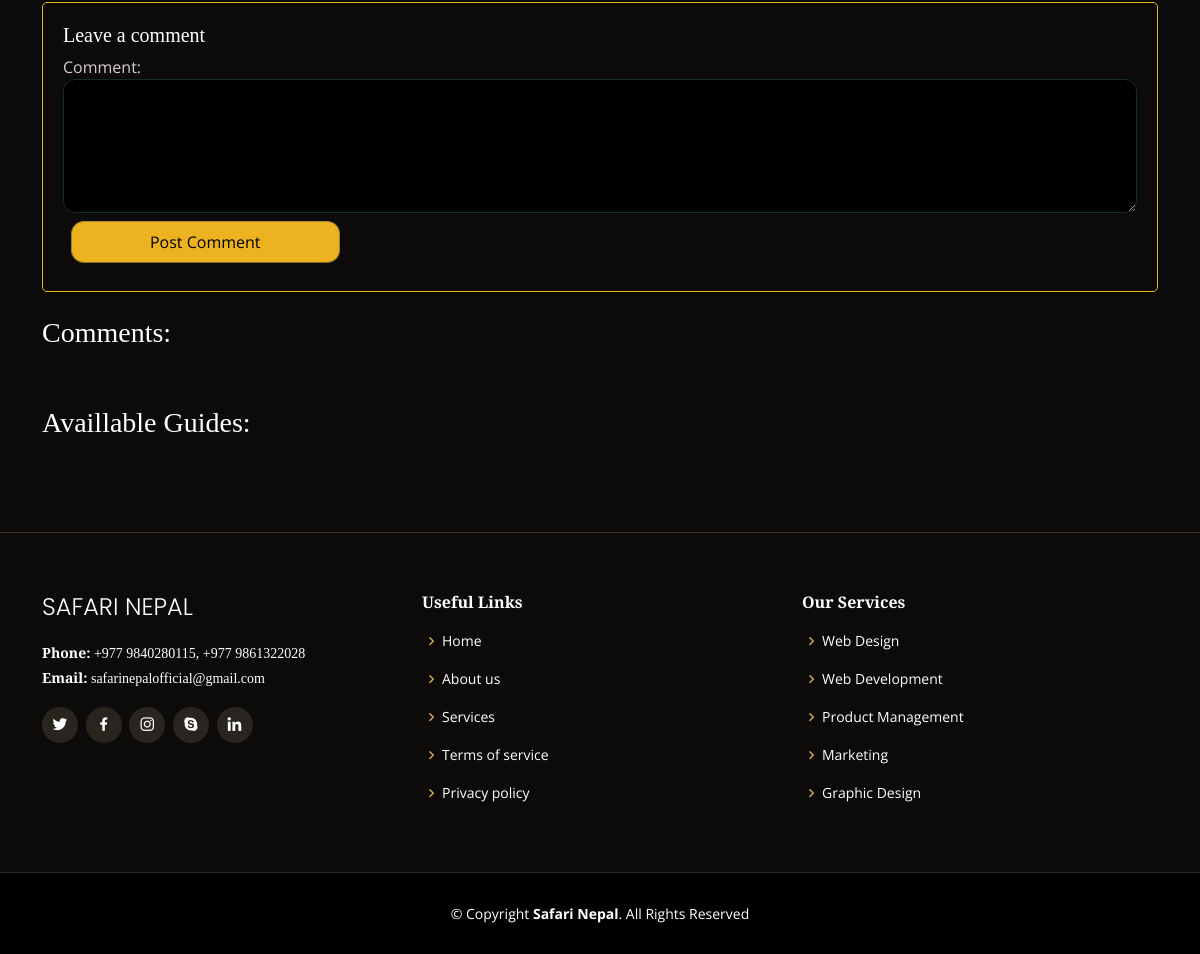
Before: /mainpage/12/ (signed in, lower part) with the older database file.
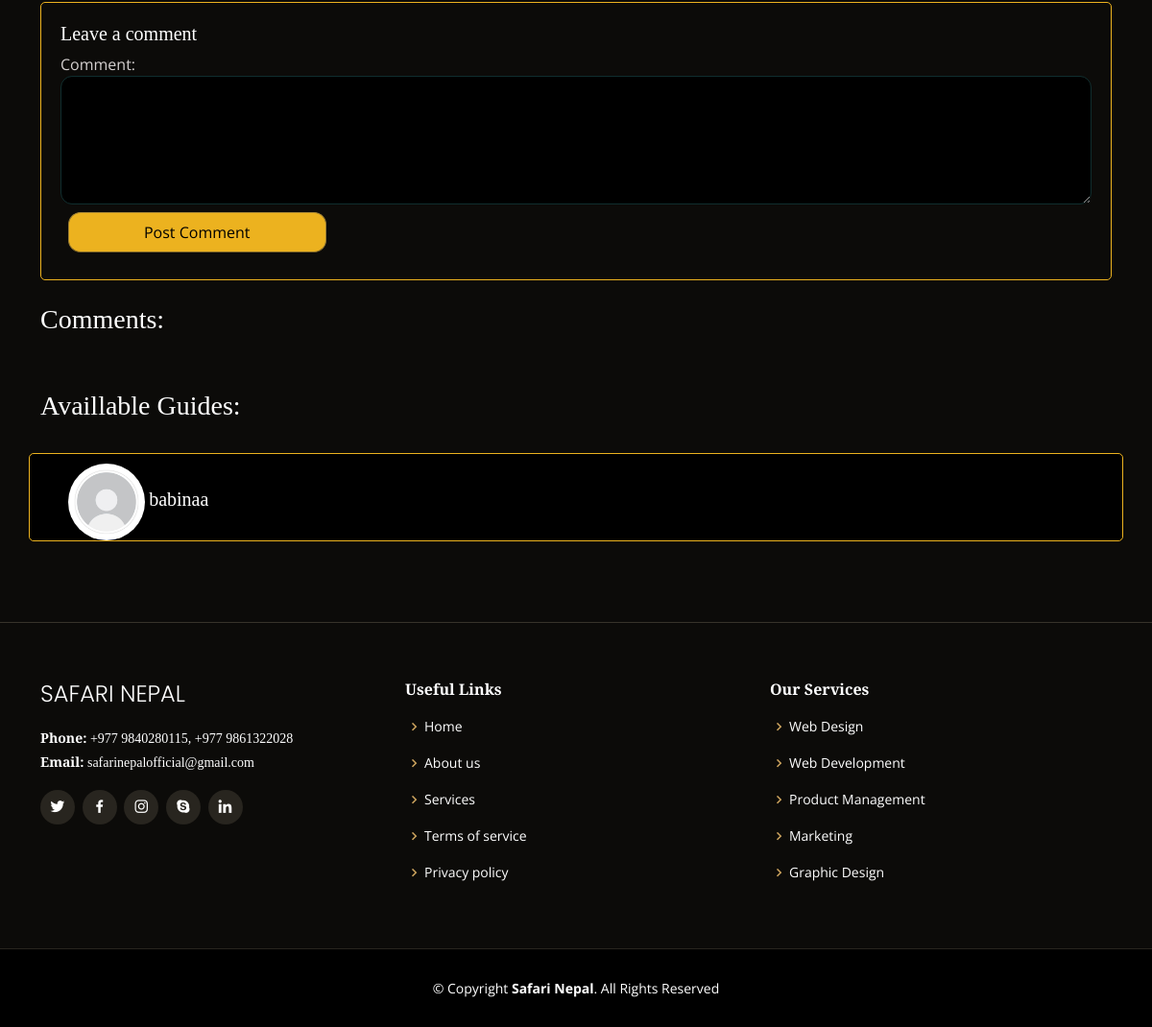
After: the same page with the newer database file.
### registration/models.py (models this page shows, shortened)
class Profile(models.Model):
    middle_name= models.CharField(max_length=20,null=True,blank=True)
    sex=models.CharField(max_length=10,choices=[('MALE','MALE'),('FEMALE','FEMALE')])
    age=models.IntegerField(null=False,blank=False)
    phone_number=models.CharField(max_length=15, blank=False, null = False)
    nationality=models.CharField(max_length=20,null=False,blank=False)
    user= models.OneToOneField(User,on_delete=models.CASCADE)
    profile_pic=models.ImageField(default = 'defaultpp.jpg', upload_to=content_file_name)
    place = models.ForeignKey(Places, on_delete=models.CASCADE, null=True, blank=True)
    is_guide=models.BooleanField(default=False)

### destination/views.py (the view, shortened to what this page needs)
# urls.py: path('<int:pk>/', views.placedetailview, name='placeview'),
@login_required
def placedetailview(request,pk):
    place=get_object_or_404(Places,id=pk)
    guide= Profile.objects.filter( place=pk)
    comment = request.POST.get('msg')
    if comment== None or len(comment)==0:
        data=Places.objects.get(id=pk)
        return render(request,'destination/place_view.html',{'data':data , 'guides':guide})

### destination/templates/destination/place_view.html (shortened to what this page needs)
{% extends "main.html" %}
{% block content %}
<section class="mycontainer">
<div class="container commentcontainer" data-aos="fade-up">
  <div class="row">
  <div class=" col-12 mt-4">
    <form id="align-form" method="POST" class="commentform">
        <div class="form-group">
            <h4>Leave a comment</h4> <label for="message">Comment:</label> <textarea name="msg" id="msg" cols="30" rows="5" class="form-control" ></textarea>
        </div>
        <div class="form-group "> <button type="submit" id="post" class="btn">Post Comment</button> </div>
    </form>
</div>
  <div class="col-12 pb-4 pt-4">
    <h3>Comments:</h3>
  </div>
</div>
    <div class="col-12 pb-4 pt-4">
      <h3>Availlable Guides:</h3>
      {% for guide in guides %}
      <div class="row">
      <div class="text-justify darker mt-4 col-12"> <img src="{{ guide.profile_pic.url }}" alt="" class="rounded-circle" width="80" height="80">
          <h4>{{ guide.user.username }}</h4>
      </div>
    </div>
      {% endfor %}
    </div>
</div>
</section>
{% endblock %}

### main/templates/main.html (shortened to what this page needs)
{% load static %}
<!DOCTYPE html>
<html lang="en">
    <head>
         <link rel="stylesheet" href="https://cdnjs.cloudflare.com/ajax/libs/font-awesome/4.7.0/css/font-awesome.min.css">
        <link href="{% static 'assets/vendor/animate.css/animate.min.css' %}" rel="stylesheet">
        <link href="{% static 'assets/vendor/aos/aos.css' %}" rel="stylesheet">
        <link href="{% static 'assets/vendor/bootstrap/css/bootstrap.min.css' %}" rel="stylesheet">
        <link href="{% static 'assets/vendor/bootstrap-icons/bootstrap-icons.css' %}" rel="stylesheet">
        <link href="{% static 'assets/vendor/boxicons/css/boxicons.min.css' %}" rel="stylesheet">
        <link href="{% static 'assets/vendor/glightbox/css/glightbox.min.css' %}" rel="stylesheet">
        <link href="{% static 'assets/vendor/swiper/swiper-bundle.min.css' %}" rel="stylesheet">
        <link href="{% static 'assets/css/style.css' %}" rel="stylesheet">
    </head>
    <body>
{% block content %}{% endblock content %}
<footer id="footer">
  <div class="footer-top">
    <div class="container">
      <div class="row">
        <div class="col-lg-4 col-md-6">
          <div class="footer-info">
            <h3>Safari Nepal</h3>
            <p>
              <strong>Phone:</strong> +977 9840280115, +977 9861322028<br>
              <strong>Email:</strong> safarinepalofficial@gmail.com<br>
            </p>
            <div class="social-links mt-3">
              <a href="#" class="twitter"><i class="bx bxl-twitter"></i></a>
              <a href="#" class="facebook"><i class="bx bxl-facebook"></i></a>
              <a href="#" class="instagram"><i class="bx bxl-instagram"></i></a>
              <a href="#" class="google-plus"><i class="bx bxl-skype"></i></a>
              <a href="#" class="linkedin"><i class="bx bxl-linkedin"></i></a>
            </div>
          </div>
        </div>
        <div class="col-lg-4 col-md-6 footer-links">
          <h4>Useful Links</h4>
          <ul>
            <li><i class="bx bx-chevron-right"></i> <a href="{% url 'placelist' %}">Home</a></li>
            <li><i class="bx bx-chevron-right"></i> <a href="#">About us</a></li>
            <li><i class="bx bx-chevron-right"></i> <a href="#">Services</a></li>
            <li><i class="bx bx-chevron-right"></i> <a href="#">Terms of service</a></li>
            <li><i class="bx bx-chevron-right"></i> <a href="#">Privacy policy</a></li>
          </ul>
        </div>
        <div class="col-lg-4 col-md-6 footer-links">
          <h4>Our Services</h4>
          <ul>
            <li><i class="bx bx-chevron-right"></i> <a href="#">Web Design</a></li>
            <li><i class="bx bx-chevron-right"></i> <a href="#">Web Development</a></li>
            <li><i class="bx bx-chevron-right"></i> <a href="#">Product Management</a></li>
            <li><i class="bx bx-chevron-right"></i> <a href="#">Marketing</a></li>
            <li><i class="bx bx-chevron-right"></i> <a href="#">Graphic Design</a></li>
          </ul>
        </div>
      </div>
    </div>
  </div>
  <div class="container">
    <div class="copyright">
      &copy; Copyright <strong><span>Safari Nepal</span></strong>. All Rights Reserved
    </div>
  </div>
</footer>
</body>
</html>

### static/assets/css/style.css (style rules this page uses)
body { font-family: "Open Sans", sans-serif; background: #0c0b09; color: #fff; }
a { color: #cda45e; text-decoration: none; }
h1, h2, h3, h4, h5, h6 { font-family: "Playfair Display", serif; }
section { padding: 60px 0; overflow: hidden; }
#footer { background: black; padding: 0 0 30px 0; color: #fff; font-size: 14px; }
#footer .footer-top { background: #0c0b09; border-top: 1px solid #37332a; border-bottom: 1px solid #28251f; padding: 60px 0 30px 0; }
#footer .footer-top .footer-info { margin-bottom: 30px; }
#footer .footer-top .footer-info h3 { font-size: 24px; margin: 0 0 20px 0; padding: 2px 0 2px 0; line-height: 1; font-weight: 300; text-transform: uppercase; font-family: "Poppins", sans-serif; }
#footer .footer-top .footer-info p { font-size: 14px; line-height: 24px; margin-bottom: 0; font-family: "Playfair Display", serif; color: #fff; }
#footer .footer-top .social-links a { font-size: 18px; display: inline-block; background: #28251f; color: #fff; line-height: 1; padding: 8px 0; margin-right: 4px; border-radius: 50%; text-align: center; width: 36px; height: 36px; transition: 0.3s; }
#footer .footer-top h4 { font-size: 16px; font-weight: 600; color: #fff; position: relative; padding-bottom: 12px; }
#footer .footer-top .footer-links { margin-bottom: 30px; }
#footer .footer-top .footer-links ul { list-style: none; padding: 0; margin: 0; }
#footer .footer-top .footer-links ul i { padding-right: 2px; color: #cda45e; font-size: 18px; line-height: 1; }
#footer .footer-top .footer-links ul li { padding: 10px 0; display: flex; align-items: center; }
#footer .footer-top .footer-links ul li:first-child { padding-top: 0; }
#footer .footer-top .footer-links ul a { color: #fff; transition: 0.3s; display: inline-block; line-height: 1; }
#footer .copyright { text-align: center; padding-top: 30px; }

### destination/templates/destination/place_view.html (style rules this page uses)
.commentcontainer { padding-top : 20px; }
.mycontainer { padding-top:50px; }
#post { margin: 8px; padding: 8px; text-align: center; background-color: #ecb21f; border-color: #a88734 #9c7e31 #846a29; color: black; border-width: 1px; border-style: solid; border-radius: 13px; width: 25%; }
.darker { border: 1px solid #ecb21f; background-color: black; float: right; border-radius: 5px; padding-left: 40px; padding-right: 30px; padding-top: 10px }
.comment h4, .comment span, .darker h4, .darker span { display: inline }
h4 { color: white; font-size: 20px; }
label { color: rgb(212, 208, 208) }
#align-form { margin-top: 20px }
.form-group input, .form-group textarea { background-color: black; border: 1px solid rgba(16, 46, 46, 1); border-radius: 12px; color: rgb(168, 167, 167); }
.commentform { border: 1px solid #ecb21f; border-radius: 5px; padding: 20px }

Changed rows visible on the page:
added Profile: profile_pic (placeholder picture), user.username "babinaa"
